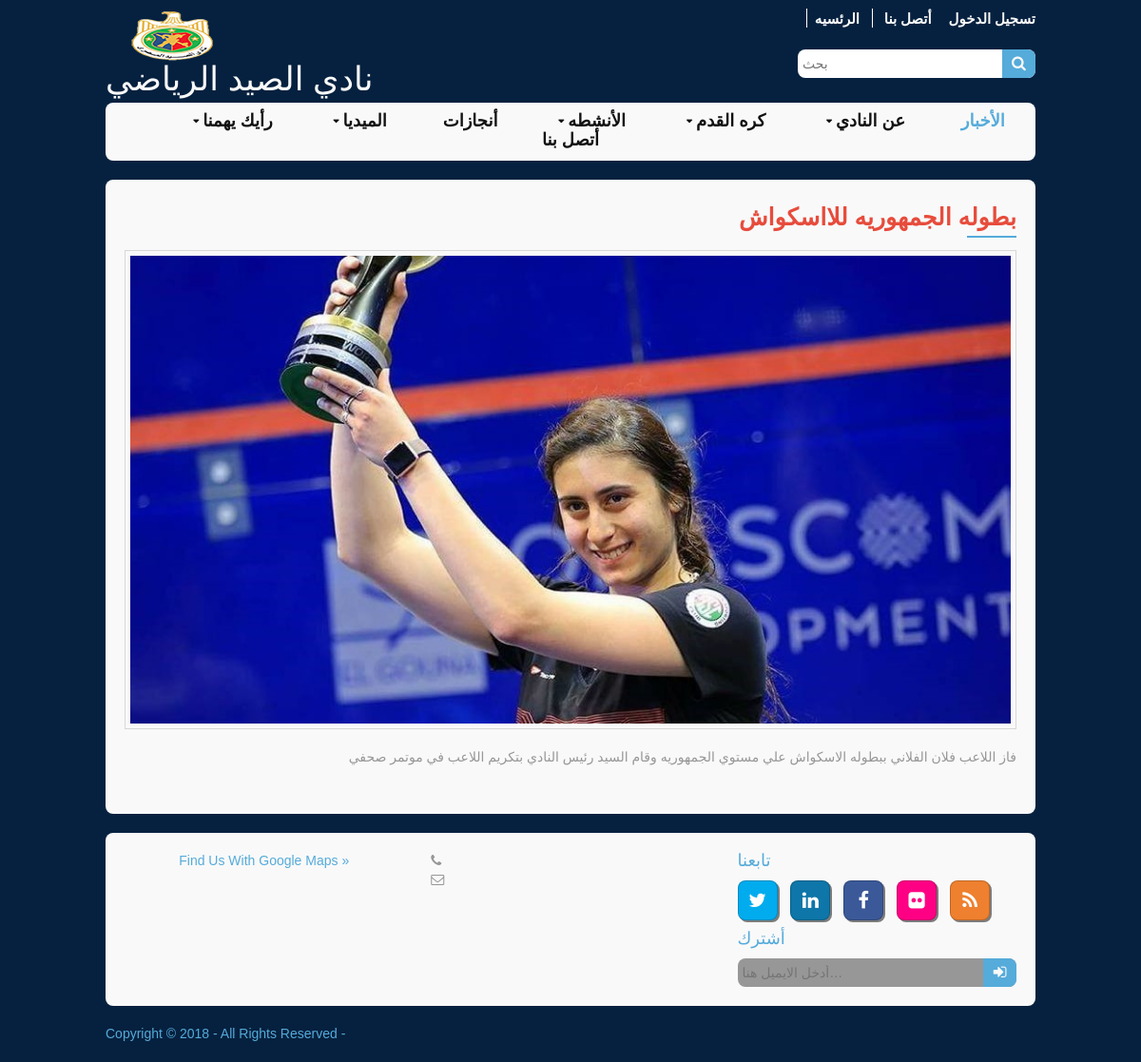
The app's page /home/achive?id=1 with its own data.
### tables this page shows
CREATE TABLE `achive` (
  `achive_id` int(11) NOT NULL,
  `achive_title` varchar(100) NOT NULL,
  `achive_description` text NOT NULL,
  `achive_images` varchar(100) NOT NULL
);

### application/modules/home/controllers/Home.php (called while the page is built, shortened)
<?php
class Home extends CI_Controller {
	function __construct() {
		$this->load->model('Home_model');
	}
    public function achive(){
    	$data['result'] = $this->Home_model->get_data_by('setting');
    	$data['title_page'] = " الانجازات";
    	$query['query']=$this->Home_model->get_data_by('main');
    	$info['achive']= $this->Home_model->get_data_by('achive');
    	$achive_id=$_GET['id'];
    	if( $achive_id != '' ) {
    		$new['achive']= $this->Home_model->get_table_row('achive',array('achive_id'=>$achive_id));
    		$this->load->view('header',$data);
    		$this->load->view('achive_page',$new);
    		$this->load->view('footer',$query);
    	}else{
    		$this->load->view('header',$data);
    		$this->load->view('achive',$info);
    		$this->load->view('footer',$query);
    	}
    }
}
?>

### index.php (called while the page is built, shortened)
<?php
require_once BASEPATH.'core/CodeIgniter.php';

### application/modules/home/models/Home_model.php (called while the page is built, shortened)
<?php
class Home_model extends CI_Model {
   function get_data_by($tableName='', $value='', $colum='',$condition='') {
   $this->db->select('*');
   $this->db->from($tableName);
   $query = $this->db->get();
   return $query->result();
 }
function get_table_row($table,$where=array(),$field=NULL){
  $query=$this->db->get_where($table,$where);
  foreach ($query->result() as $row):
    if($field)
      return $row->$field;
    else
      return $row;
  endforeach;
}
}

### application/modules/home/views/achive_page.php (the view, shortened to what this page needs)
<div class="wrapper row3">
  <div class="rounded">
    <main class="container clear">
      <div id="portfolio">
        <div class="head"><?php echo $achive->achive_title;?> </div>
        <div class="line" ></div>
        <img class="imgs borderedbox" src="<?php echo base_url();?>assets/images/<?php echo $achive->achive_images;?>" align="middle">
        <?php echo $achive->achive_description;?>
      </div>
    </main>
  </div>
</div>

### assets/layout/styles/style.css (style rules this page uses)
#portfolio .imgs.borderedbox { margin-left: auto; margin-right: auto; display: block; margin-top: 25px; }
#portfolio .head,.loginscreen .headlogin, #gallery figure .head,.rounded .container.clear .head { text-align: right; color: #e74c3c; font-weight: bold; font-size: 25px; }
#portfolio .line,.loginscreen .linelogin,#gallery figure .line, .rounded .container.clear .line { border: 1px solid #55ABDA; width: 50px; float: right; margin-top: 10px; }
#gallery figure .line,.rounded .container.clear .line { margin-bottom: 10px }

### assets/layout/styles/layout.css (style rules this page uses)
.container { padding:20px 10px; }
#portfolio { display:block; width:100%; margin-bottom:20px;text-align: right; }
#portfolio li, #portfolio img { margin-bottom:20px; }
.rounded, input, button, textarea, #header input, #footer input, #slide-wrapper figcaption, .avatar, #comments li, .faico a, #twitter, .pagination a, .pagination strong { border-radius:8px; }
body { color:#F9F9F9; background-color:#06213F; }
hr, .borderedbox { border-color:#D7D7D7; }
.rounded { color:inherit; background-color:#F9F9F9; }
.row3 { color:#979797; background-color:inherit; }
@media screen and (min-width:978px) { .wrapper { max-width:978px; } }

### assets/layout/styles/framework.css (style rules this page uses)
html { overflow-y:scroll; }
body { margin:0; padding:0; font-size:14px; line-height:1.4em; }
.borderedbox { padding:5px; border:1px solid; }
.clear, .group { display:block; }
.clear::before, .clear::after, .group::before, .group::after { display:table; content:""; }
.clear, .clear::after, .group, .group::after { clear:both; }
img { width:auto; max-width:100%; height:auto; margin:0; padding:0; border:none; line-height:normal; vertical-align:middle; box-sizing:border-box; }
body, h1, h2, h3, h4, h5, h6, .heading { font-family:sans-serif }
.wrapper { display:block; margin:0 auto 20px; text-align:left; word-wrap:break-word; }
.rounded, #topbar, #header, #mainav, #slider, .container, #footer, #copyright { display:block; width:100%; box-sizing:border-box; }
.rounded { margin:0; padding:10px; }
address, article, aside, figcaption, figure, footer, header, main, nav, section { display:block; margin:0; padding:0; }

### records on screen
achive: achive_title "بطوله الجمهوريه للااسكواش", achive_images (picture), achive_description "فاز اللاعب فلان الفلاني ببطوله الاسكواش علي مستوي الجمهوريه وقام السيد رئيس النادي بتكريم اللاعب في موتمر صحفي"
